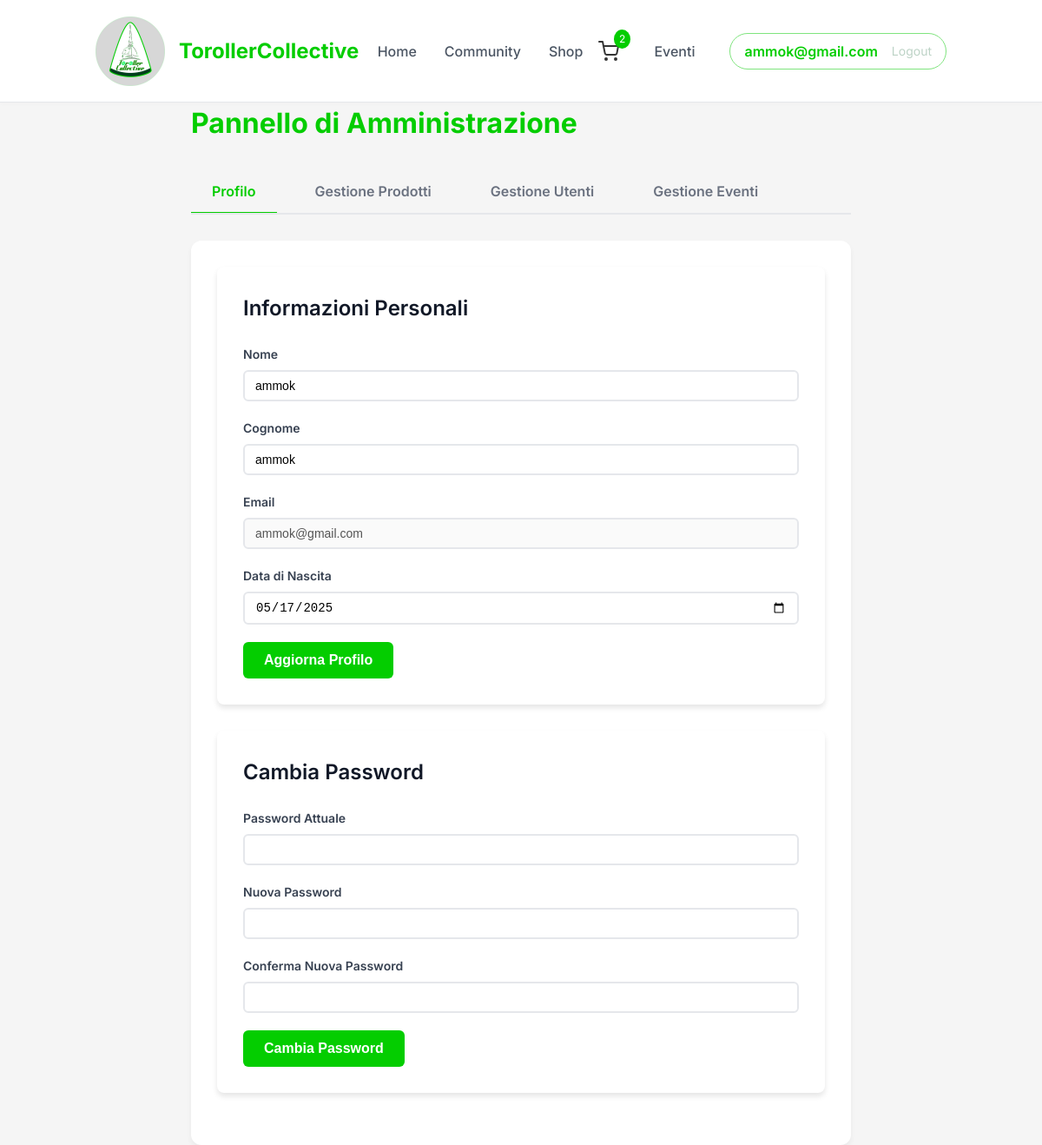
The page /admin.php (signed in) on the database its author committed.
### tables this page shows
CREATE TABLE `utente` (
  `nome` varchar(50) NOT NULL,
  `cognome` varchar(50) NOT NULL,
  `email` varchar(100) NOT NULL,
  `password` varchar(100) NOT NULL,
  `data_nascita` date NOT NULL,
  `amministratore` tinyint(1) NOT NULL DEFAULT 0,
  `google_id` varchar(255) DEFAULT NULL,
  `facebook_id` varchar(255) DEFAULT NULL,
  `apple_id` varchar(255) DEFAULT NULL
);

### admin.php (the view, shortened to what this page needs)
<?php
$isLoggedIn = isset($_SESSION['email']) && isset($_SESSION['password']);
$conn = null;
try {
    $conn = connetti("toroller");
} catch (Exception $e) {
    error_log("Errore database: " . $e->getMessage());
}
?>
<?php
$cartItems = [];
if ($isLoggedIn && $conn) {
    $email = mysqli_real_escape_string($conn, $_SESSION['email']);
    $cartQuery = "SELECT c.id, c.quantita, p.tipologia as name, p.prezzo as price, p.id as product_id
                 FROM carrello c
                 JOIN prodotti p ON c.id_prodotto = p.id
                 WHERE c.email_utente = '$email'";
    $cartResult = mysqli_query($conn, $cartQuery);
    if ($cartResult) {
        while ($row = mysqli_fetch_assoc($cartResult)) {
            $cartItems[] = $row;
        }
    }
}
$userEmail = $_SESSION['email'];
$conn = connetti("toroller");
$email = mysqli_real_escape_string($conn, $_SESSION['email']);
$query = "SELECT * FROM utente WHERE email = '$email'";
$result = mysqli_query($conn, $query);
$user = mysqli_fetch_assoc($result);
?>
<!DOCTYPE html>
<html lang="it">
<head>
    <link href="style/admin.css" rel="stylesheet">
</head>
<body>
    <div class="header">
        <div class="logo-container">
            <img src="assets/logo1.jpg" alt="TorollerCollective Logo" width="80" height="80" style="object-fit: contain;">
            <div class="logo-text">TorollerCollective</div>
        </div>
        <div class="nav-menu">
            <div class="nav-links">
                <a class="nav-link" href="index.php">Home</a>
                <a class="nav-link" href="community.php">Community</a>
                <div class="nav-link-with-icon">
                    <a class="nav-link" href="shop.php">Shop</a>
                    <div class="cart-container">
                        <div class="cart-icon" onclick="toggleCart()">
                            <span class="cart-badge"><?php echo array_sum(array_column($cartItems, 'quantita')); ?></span>
                        </div>
                    </div>
                </div>
                <a class="nav-link" href="eventi.php">Eventi</a>
            </div>
            <div class="user-menu">
                <span class="user-email"><?php echo htmlspecialchars($userEmail); ?></span>
                <a href="index.php?logout=1" class="logout-btn">Logout</a>
            </div>
        </div>
    </div>
    <div class="profile-container">
        <h1 class="profile-title">Pannello di Amministrazione</h1>
        <div class="admin-tabs">
            <div class="admin-tab active" data-tab="profile">Profilo</div>
            <div class="admin-tab" data-tab="products">Gestione Prodotti</div>
            <div class="admin-tab" data-tab="users">Gestione Utenti</div>
            <div class="admin-tab" data-tab="events">Gestione Eventi</div>
        </div>
        <div class="admin-section active" id="profileSection">
            <div class="profile-section">
                <h2>Informazioni Personali</h2>
                <form method="POST" action="">
                    <div class="form-group">
                        <label class="form-label">Nome</label>
                        <input type="text" name="nome" class="form-input" value="<?php echo htmlspecialchars($user['nome']); ?>" required>
                    </div>
                    <div class="form-group">
                        <label class="form-label">Cognome</label>
                        <input type="text" name="cognome" class="form-input" value="<?php echo htmlspecialchars($user['cognome']); ?>" required>
                    </div>
                    <div class="form-group">
                        <label class="form-label">Email</label>
                        <input type="email" class="form-input" value="<?php echo htmlspecialchars($user['email']); ?>" disabled>
                    </div>
                    <div class="form-group">
                        <label class="form-label">Data di Nascita</label>
                        <input type="date" name="data_nascita" class="form-input" value="<?php echo htmlspecialchars($user['data_nascita']); ?>" required>
                    </div>
                    <button type="submit" name="update_profile" class="submit-btn">Aggiorna Profilo</button>
                </form>
            </div>
            <div class="profile-section">
                <h2>Cambia Password</h2>
                <form method="POST" action="">
                    <div class="form-group">
                        <label class="form-label">Password Attuale</label>
                        <input type="password" name="current_password" class="form-input" required>
                    </div>
                    <div class="form-group">
                        <label class="form-label">Nuova Password</label>
                        <input type="password" name="new_password" class="form-input" required>
                    </div>
                    <div class="form-group">
                        <label class="form-label">Conferma Nuova Password</label>
                        <input type="password" name="confirm_password" class="form-input" required>
                    </div>
                    <button type="submit" name="change_password" class="submit-btn">Cambia Password</button>
                </form>
            </div>
        </div>
    </div>
</body>
</html>

### style/admin.css (style rules this page uses)
body { background-color: #f5f5f5; }
.header { width: 100%; height: 118px; display: flex; justify-content: space-between; align-items: center; padding: 0 110px; background-color: #ffffff; margin-bottom: 40px; }
.profile-container { max-width: 800px; margin: 0 auto; padding: 0 20px; }
.profile-title { color: #04CD00; font-size: 32px; margin-bottom: 30px; }
.profile-section { background: #ffffff; padding: 30px; border-radius: 8px; box-shadow: 0 4px 6px rgba(0, 0, 0, 0.1); margin-bottom: 30px; }
.form-group { margin-bottom: 20px; }
.form-label { display: block; margin-bottom: 8px; font-weight: 600; color: #333; }
.form-input { width: 100%; padding: 12px; border: 1px solid #ddd; border-radius: 4px; font-size: 16px; }
.submit-btn { background-color: #04CD00; color: #ffffff; padding: 12px 24px; border: none; border-radius: 4px; cursor: pointer; font-size: 16px; font-weight: 600; }
.admin-tabs { display: flex; gap: 20px; margin-bottom: 30px; border-bottom: 2px solid #E5E7EB; overflow-x: auto; padding-bottom: 1px; }
.admin-tab { padding: 12px 24px; cursor: pointer; color: #6B7280; font-weight: 600; transition: all 0.3s ease; border-bottom: 2px solid transparent; margin-bottom: -2px; white-space: nowrap; }
.admin-tab.active { color: #04CD00; border-bottom-color: #04CD00; }
.admin-section { display: none; background: #ffffff; padding: 30px; border-radius: 12px; box-shadow: 0 4px 6px rgba(0, 0, 0, 0.05); }
.admin-section.active { display: block; }
.form-group { flex: 1; }
.form-label { display: block; color: #374151; font-size: 14px; font-weight: 600; margin-bottom: 8px; }
.form-input, .form-select, .form-textarea { width: 100%; padding: 8px 12px; border: 2px solid #E5E7EB; border-radius: 6px; font-size: 14px; }
.submit-btn { background: #04CD00; color: white; padding: 12px 24px; border: none; border-radius: 6px; font-weight: 600; cursor: pointer; }
button, .btn, input[type="submit"], .action-button { border-radius: 8px; }
.admin-section h2 { color: #111827; font-size: 24px; font-weight: 600; margin-bottom: 24px; }

### style/index.css (style rules this page uses)
* { margin: 0; padding: 0; box-sizing: border-box; }
body { font-family: 'Inter', sans-serif; line-height: 1.5; background-color: #F9FAFB; color: #333333; width: 100%; min-height: 100vh; margin: 0; padding-top: 118px; }
:root { --hover-transition: all 0.3s ease; --hover-y-offset: -2px; --hover-shadow: 0 8px 15px rgba(0, 0, 0, 0.1); --green-line-height: 4px; --button-hover-bg: #03b100; }
.header { width: 100%; height: 118px; display: flex; justify-content: space-between; align-items: center; padding: 0 110px; background: rgba(255, 255, 255, 0.98); box-shadow: 0 2px 4px rgba(0, 0, 0, 0.02); position: fixed; top: 0; left: 0; z-index: 1000; border-bottom: 1px solid #E5E7EB; }
.logo-container { display: flex; align-items: center; gap: 16px; text-decoration: none; transition: var(--hover-transition); }
.logo-text { color: #04CD00; font-size: 24px; font-weight: 700; }
.nav-menu { display: flex; align-items: center; gap: 40px; }
.nav-links { display: flex; align-items: center; gap: 32px; }
.nav-link { color: #4B5563; text-decoration: none; font-weight: 500; position: relative; transition: var(--hover-transition); }
.nav-link::after { content: ''; position: absolute; bottom: -2px; left: 0; width: 100%; height: 2px; background-color: #04CD00; transform: scaleX(0); transition: transform 0.3s ease; transform-origin: left; }
.nav-link-with-icon { display: flex; align-items: center; gap: 10px; }
.user-menu { display: flex; align-items: center; gap: 16px; padding: 8px 16px; border: 1px solid #7FE47E; border-radius: 30px; }
.user-email { color: #04CD00; font-size: 16px; font-weight: 600; }
.logout-btn { color: #BDD3C6; text-decoration: none; font-size: 14px; }
.cart-container { position: relative; }
.cart-icon { cursor: pointer; transition: var(--hover-transition); padding: 8px; border-radius: 50%; }
.cart-badge { position: absolute; top: -5px; right: -5px; background-color: #04CD00; color: white; border-radius: 50%; padding: 2px 6px; font-size: 12px; transition: var(--hover-transition); }

### rows shown on the page
utente: nome "ammok", cognome "ammok", email "ammok@gmail.com", data_nascita "05/17/2025"

### other values the page prints
array_sum(array_column($cartItems, 'quantita')) "2"
$userEmail "ammok@gmail.com"
